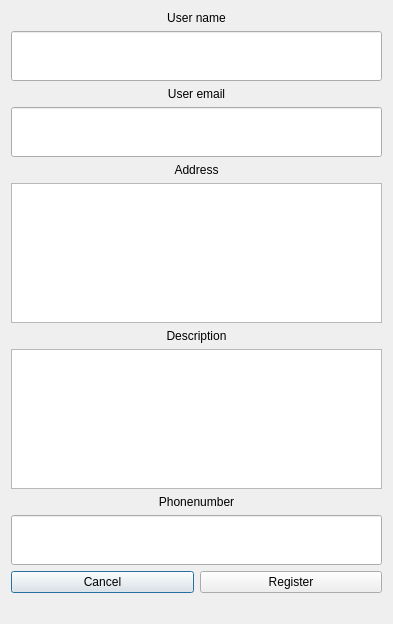
<?xml version="1.0" encoding="UTF-8"?>
<ui version="4.0">
 <class>AddUserDialog</class>
 <widget class="QDialog" name="AddUserDialog">
  <property name="geometry">
   <rect>
    <x>0</x>
    <y>0</y>
    <width>393</width>
    <height>624</height>
   </rect>
  </property>
  <property name="windowTitle">
   <string>Dialog</string>
  </property>
  <layout class="QVBoxLayout" name="verticalLayout_6">
   <item>
    <layout class="QVBoxLayout" name="name_vl">
     <item>
      <widget class="QLabel" name="name_l">
       <property name="maximumSize">
        <size>
         <width>16777215</width>
         <height>20</height>
        </size>
       </property>
       <property name="frameShadow">
        <enum>QFrame::Plain</enum>
       </property>
       <property name="text">
        <string>User name</string>
       </property>
       <property name="alignment">
        <set>Qt::AlignCenter</set>
       </property>
      </widget>
     </item>
     <item>
      <widget class="QLineEdit" name="name">
       <property name="minimumSize">
        <size>
         <width>0</width>
         <height>50</height>
        </size>
       </property>
       <property name="font">
        <font>
         <pointsize>25</pointsize>
        </font>
       </property>
      </widget>
     </item>
    </layout>
   </item>
   <item>
    <layout class="QVBoxLayout" name="email_vl">
     <item>
      <widget class="QLabel" name="email_l">
       <property name="maximumSize">
        <size>
         <width>16777215</width>
         <height>20</height>
        </size>
       </property>
       <property name="frameShadow">
        <enum>QFrame::Plain</enum>
       </property>
       <property name="text">
        <string>User email</string>
       </property>
       <property name="alignment">
        <set>Qt::AlignCenter</set>
       </property>
      </widget>
     </item>
     <item>
      <widget class="QLineEdit" name="email">
       <property name="minimumSize">
        <size>
         <width>0</width>
         <height>50</height>
        </size>
       </property>
       <property name="font">
        <font>
         <pointsize>25</pointsize>
        </font>
       </property>
      </widget>
     </item>
    </layout>
   </item>
   <item>
    <layout class="QVBoxLayout" name="address_vl">
     <item>
      <widget class="QLabel" name="address_l">
       <property name="maximumSize">
        <size>
         <width>16777215</width>
         <height>20</height>
        </size>
       </property>
       <property name="frameShadow">
        <enum>QFrame::Plain</enum>
       </property>
       <property name="text">
        <string>Address</string>
       </property>
       <property name="alignment">
        <set>Qt::AlignCenter</set>
       </property>
      </widget>
     </item>
     <item>
      <widget class="QTextEdit" name="address"/>
     </item>
    </layout>
   </item>
   <item>
    <layout class="QVBoxLayout" name="description_vl">
     <item>
      <widget class="QLabel" name="description_l">
       <property name="maximumSize">
        <size>
         <width>16777215</width>
         <height>20</height>
        </size>
       </property>
       <property name="frameShadow">
        <enum>QFrame::Plain</enum>
       </property>
       <property name="text">
        <string>Description</string>
       </property>
       <property name="alignment">
        <set>Qt::AlignCenter</set>
       </property>
      </widget>
     </item>
     <item>
      <widget class="MRichTextEdit" name="description"/>
     </item>
    </layout>
   </item>
   <item>
    <layout class="QVBoxLayout" name="phonenumber_vl">
     <item>
      <widget class="QLabel" name="phonenumber_l">
       <property name="maximumSize">
        <size>
         <width>16777215</width>
         <height>20</height>
        </size>
       </property>
       <property name="frameShadow">
        <enum>QFrame::Plain</enum>
       </property>
       <property name="text">
        <string>Phonenumber</string>
       </property>
       <property name="alignment">
        <set>Qt::AlignCenter</set>
       </property>
      </widget>
     </item>
     <item>
      <widget class="QLineEdit" name="phonenumber">
       <property name="minimumSize">
        <size>
         <width>0</width>
         <height>50</height>
        </size>
       </property>
       <property name="font">
        <font>
         <pointsize>25</pointsize>
        </font>
       </property>
      </widget>
     </item>
    </layout>
   </item>
   <item>
    <layout class="QHBoxLayout" name="buttons_hl">
     <item>
      <widget class="QPushButton" name="cancel">
       <property name="text">
        <string>Cancel</string>
       </property>
      </widget>
     </item>
     <item>
      <widget class="QPushButton" name="registerNewUser">
       <property name="text">
        <string>Register</string>
       </property>
      </widget>
     </item>
    </layout>
   </item>
   <item>
    <widget class="QLabel" name="status">
     <property name="text">
      <string/>
     </property>
    </widget>
   </item>
  </layout>
 </widget>
 <customwidgets>
  <customwidget>
   <class>MRichTextEdit</class>
   <extends>QTextEdit</extends>
   <header>MrichTextEdit.hpp</header>
  </customwidget>
 </customwidgets>
 <resources/>
 <connections>
  <connection>
   <sender>cancel</sender>
   <signal>clicked()</signal>
   <receiver>AddUserDialog</receiver>
   <slot>reject()</slot>
   <hints>
    <hint type="sourcelabel">
     <x>86</x>
     <y>579</y>
    </hint>
    <hint type="destinationlabel">
     <x>3</x>
     <y>600</y>
    </hint>
   </hints>
  </connection>
 </connections>
</ui>
